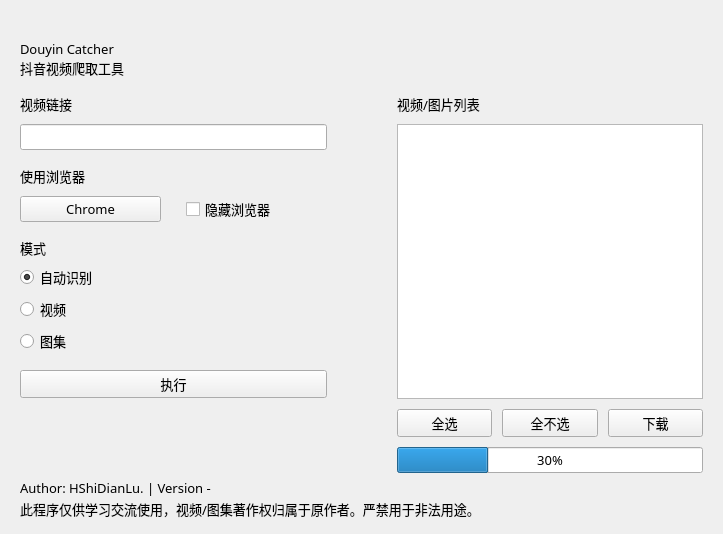
<?xml version="1.0" encoding="UTF-8"?>
<ui version="4.0">
 <class>Form</class>
 <widget class="QWidget" name="Form">
  <property name="geometry">
   <rect>
    <x>0</x>
    <y>0</y>
    <width>723</width>
    <height>534</height>
   </rect>
  </property>
  <property name="font">
   <font>
    <family>DengXian</family>
    <pointsize>10</pointsize>
   </font>
  </property>
  <property name="windowTitle">
   <string>Douyin Catcher</string>
  </property>
  <property name="styleSheet">
   <string notr="true"/>
  </property>
  <layout class="QGridLayout" name="gridLayout_2">
   <property name="leftMargin">
    <number>20</number>
   </property>
   <property name="topMargin">
    <number>40</number>
   </property>
   <property name="rightMargin">
    <number>20</number>
   </property>
   <property name="bottomMargin">
    <number>15</number>
   </property>
   <property name="horizontalSpacing">
    <number>70</number>
   </property>
   <item row="10" column="0">
    <spacer name="verticalSpacer_4">
     <property name="orientation">
      <enum>Qt::Vertical</enum>
     </property>
     <property name="sizeType">
      <enum>QSizePolicy::Fixed</enum>
     </property>
     <property name="sizeHint" stdset="0">
      <size>
       <width>20</width>
       <height>10</height>
      </size>
     </property>
    </spacer>
   </item>
   <item row="9" column="0">
    <layout class="QVBoxLayout" name="verticalLayout_2">
     <property name="spacing">
      <number>6</number>
     </property>
     <item>
      <widget class="StrongBodyLabel" name="StrongBodyLabel_5">
       <property name="text">
        <string>模式</string>
       </property>
      </widget>
     </item>
     <item>
      <widget class="RadioButton" name="RadioButton">
       <property name="text">
        <string>自动识别</string>
       </property>
       <property name="checked">
        <bool>true</bool>
       </property>
      </widget>
     </item>
     <item>
      <widget class="RadioButton" name="RadioButton_2">
       <property name="text">
        <string>视频</string>
       </property>
      </widget>
     </item>
     <item>
      <widget class="RadioButton" name="RadioButton_3">
       <property name="text">
        <string>图集</string>
       </property>
      </widget>
     </item>
    </layout>
   </item>
   <item row="2" column="0" colspan="2">
    <spacer name="verticalSpacer">
     <property name="orientation">
      <enum>Qt::Vertical</enum>
     </property>
     <property name="sizeType">
      <enum>QSizePolicy::Fixed</enum>
     </property>
     <property name="sizeHint" stdset="0">
      <size>
       <width>20</width>
       <height>10</height>
      </size>
     </property>
    </spacer>
   </item>
   <item row="7" column="0">
    <layout class="QGridLayout" name="gridLayout">
     <property name="horizontalSpacing">
      <number>25</number>
     </property>
     <property name="verticalSpacing">
      <number>10</number>
     </property>
     <item row="1" column="0">
      <widget class="ComboBox" name="ComboBox">
       <property name="text">
        <string>Chrome</string>
       </property>
      </widget>
     </item>
     <item row="0" column="0">
      <widget class="StrongBodyLabel" name="StrongBodyLabel_4">
       <property name="text">
        <string>使用浏览器</string>
       </property>
      </widget>
     </item>
     <item row="1" column="1">
      <widget class="CheckBox" name="CheckBox">
       <property name="text">
        <string>隐藏浏览器</string>
       </property>
      </widget>
     </item>
    </layout>
   </item>
   <item row="11" column="0">
    <widget class="PrimaryPushButton" name="PrimaryPushButton">
     <property name="text">
      <string>执行</string>
     </property>
    </widget>
   </item>
   <item row="4" column="0" rowspan="2">
    <layout class="QVBoxLayout" name="verticalLayout">
     <property name="spacing">
      <number>10</number>
     </property>
     <item>
      <widget class="StrongBodyLabel" name="StrongBodyLabel_3">
       <property name="text">
        <string>视频链接</string>
       </property>
      </widget>
     </item>
     <item>
      <widget class="LineEdit" name="LineEdit"/>
     </item>
    </layout>
   </item>
   <item row="6" column="0">
    <spacer name="verticalSpacer_5">
     <property name="orientation">
      <enum>Qt::Vertical</enum>
     </property>
     <property name="sizeType">
      <enum>QSizePolicy::Fixed</enum>
     </property>
     <property name="sizeHint" stdset="0">
      <size>
       <width>20</width>
       <height>10</height>
      </size>
     </property>
    </spacer>
   </item>
   <item row="8" column="0">
    <spacer name="verticalSpacer_6">
     <property name="orientation">
      <enum>Qt::Vertical</enum>
     </property>
     <property name="sizeType">
      <enum>QSizePolicy::Fixed</enum>
     </property>
     <property name="sizeHint" stdset="0">
      <size>
       <width>20</width>
       <height>10</height>
      </size>
     </property>
    </spacer>
   </item>
   <item row="16" column="0" colspan="2">
    <layout class="QVBoxLayout" name="verticalLayout_3">
     <property name="spacing">
      <number>2</number>
     </property>
     <property name="topMargin">
      <number>0</number>
     </property>
     <item>
      <widget class="StrongBodyLabel" name="StrongBodyLabel">
       <property name="text">
        <string>Author: HShiDianLu. | Version -</string>
       </property>
       <property name="alignment">
        <set>Qt::AlignLeading|Qt::AlignLeft|Qt::AlignVCenter</set>
       </property>
      </widget>
     </item>
     <item>
      <widget class="CaptionLabel" name="CaptionLabel_2">
       <property name="text">
        <string>此程序仅供学习交流使用，视频/图集著作权归属于原作者。严禁用于非法用途。</string>
       </property>
       <property name="alignment">
        <set>Qt::AlignLeading|Qt::AlignLeft|Qt::AlignVCenter</set>
       </property>
      </widget>
     </item>
    </layout>
   </item>
   <item row="1" column="0" colspan="2">
    <layout class="QVBoxLayout" name="verticalLayout_4">
     <property name="spacing">
      <number>0</number>
     </property>
     <item>
      <widget class="TitleLabel" name="TitleLabel">
       <property name="text">
        <string>Douyin Catcher</string>
       </property>
      </widget>
     </item>
     <item>
      <widget class="CaptionLabel" name="CaptionLabel">
       <property name="text">
        <string>抖音视频爬取工具</string>
       </property>
      </widget>
     </item>
    </layout>
   </item>
   <item row="15" column="0">
    <spacer name="verticalSpacer_2">
     <property name="orientation">
      <enum>Qt::Vertical</enum>
     </property>
     <property name="sizeType">
      <enum>QSizePolicy::Expanding</enum>
     </property>
     <property name="sizeHint" stdset="0">
      <size>
       <width>20</width>
       <height>10</height>
      </size>
     </property>
    </spacer>
   </item>
   <item row="4" column="1" rowspan="12">
    <layout class="QVBoxLayout" name="verticalLayout_6">
     <item>
      <widget class="StrongBodyLabel" name="StrongBodyLabel_2">
       <property name="text">
        <string>视频/图片列表</string>
       </property>
      </widget>
     </item>
     <item>
      <spacer name="verticalSpacer_8">
       <property name="orientation">
        <enum>Qt::Vertical</enum>
       </property>
       <property name="sizeType">
        <enum>QSizePolicy::Fixed</enum>
       </property>
       <property name="sizeHint" stdset="0">
        <size>
         <width>20</width>
         <height>10</height>
        </size>
       </property>
      </spacer>
     </item>
     <item>
      <widget class="ListWidget" name="ListWidget_2">
       <property name="frameShape">
        <enum>QFrame::StyledPanel</enum>
       </property>
       <property name="frameShadow">
        <enum>QFrame::Sunken</enum>
       </property>
       <property name="verticalScrollBarPolicy">
        <enum>Qt::ScrollBarAlwaysOff</enum>
       </property>
       <property name="movement">
        <enum>QListView::Static</enum>
       </property>
       <property name="viewMode">
        <enum>QListView::ListMode</enum>
       </property>
      </widget>
     </item>
     <item>
      <spacer name="verticalSpacer_7">
       <property name="orientation">
        <enum>Qt::Vertical</enum>
       </property>
       <property name="sizeType">
        <enum>QSizePolicy::Fixed</enum>
       </property>
       <property name="sizeHint" stdset="0">
        <size>
         <width>20</width>
         <height>10</height>
        </size>
       </property>
      </spacer>
     </item>
     <item>
      <layout class="QHBoxLayout" name="horizontalLayout_4">
       <item>
        <widget class="PushButton" name="PushButton">
         <property name="text">
          <string>全选</string>
         </property>
        </widget>
       </item>
       <item>
        <spacer name="horizontalSpacer_2">
         <property name="orientation">
          <enum>Qt::Horizontal</enum>
         </property>
         <property name="sizeType">
          <enum>QSizePolicy::Fixed</enum>
         </property>
         <property name="sizeHint" stdset="0">
          <size>
           <width>10</width>
           <height>17</height>
          </size>
         </property>
        </spacer>
       </item>
       <item>
        <widget class="PushButton" name="PushButton_2">
         <property name="text">
          <string>全不选</string>
         </property>
        </widget>
       </item>
       <item>
        <spacer name="horizontalSpacer_3">
         <property name="orientation">
          <enum>Qt::Horizontal</enum>
         </property>
         <property name="sizeType">
          <enum>QSizePolicy::Fixed</enum>
         </property>
         <property name="sizeHint" stdset="0">
          <size>
           <width>10</width>
           <height>20</height>
          </size>
         </property>
        </spacer>
       </item>
       <item>
        <widget class="PrimaryPushButton" name="PrimaryPushButton_2">
         <property name="text">
          <string>下载</string>
         </property>
        </widget>
       </item>
      </layout>
     </item>
     <item>
      <spacer name="verticalSpacer_3">
       <property name="orientation">
        <enum>Qt::Vertical</enum>
       </property>
       <property name="sizeType">
        <enum>QSizePolicy::Fixed</enum>
       </property>
       <property name="sizeHint" stdset="0">
        <size>
         <width>20</width>
         <height>10</height>
        </size>
       </property>
      </spacer>
     </item>
     <item>
      <widget class="ProgressBar" name="ProgressBar">
       <property name="value">
        <number>30</number>
       </property>
       <property name="useAni">
        <bool>true</bool>
       </property>
      </widget>
     </item>
    </layout>
   </item>
  </layout>
 </widget>
 <customwidgets>
  <customwidget>
   <class>CheckBox</class>
   <extends>QCheckBox</extends>
   <header>qfluentwidgets</header>
  </customwidget>
  <customwidget>
   <class>ComboBox</class>
   <extends>QPushButton</extends>
   <header>qfluentwidgets</header>
  </customwidget>
  <customwidget>
   <class>PushButton</class>
   <extends>QPushButton</extends>
   <header>qfluentwidgets</header>
  </customwidget>
  <customwidget>
   <class>PrimaryPushButton</class>
   <extends>PushButton</extends>
   <header>qfluentwidgets</header>
  </customwidget>
  <customwidget>
   <class>RadioButton</class>
   <extends>QRadioButton</extends>
   <header>qfluentwidgets</header>
  </customwidget>
  <customwidget>
   <class>CaptionLabel</class>
   <extends>QLabel</extends>
   <header>qfluentwidgets</header>
  </customwidget>
  <customwidget>
   <class>StrongBodyLabel</class>
   <extends>QLabel</extends>
   <header>qfluentwidgets</header>
  </customwidget>
  <customwidget>
   <class>TitleLabel</class>
   <extends>QLabel</extends>
   <header>qfluentwidgets</header>
  </customwidget>
  <customwidget>
   <class>ProgressBar</class>
   <extends>QProgressBar</extends>
   <header>qfluentwidgets</header>
  </customwidget>
  <customwidget>
   <class>LineEdit</class>
   <extends>QLineEdit</extends>
   <header>qfluentwidgets</header>
  </customwidget>
  <customwidget>
   <class>ListWidget</class>
   <extends>QListWidget</extends>
   <header>qfluentwidgets</header>
  </customwidget>
 </customwidgets>
 <resources/>
 <connections/>
</ui>
